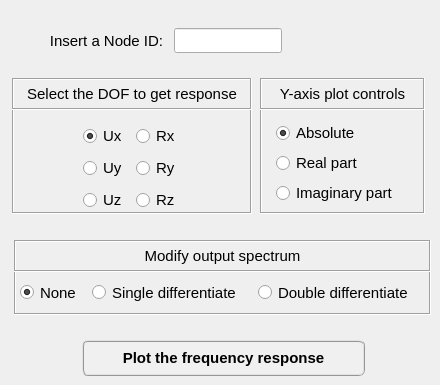
        <widget class="QWidget" name="tab_plot">
         <attribute name="title">
          <string>Plot</string>
         </attribute>
         <widget class="QPushButton" name="pushButton_plot_frequency_response">
          <property name="geometry">
           <rect>
            <x>82</x>
            <y>340</y>
            <width>283</width>
            <height>36</height>
           </rect>
          </property>
          <property name="minimumSize">
           <size>
            <width>283</width>
            <height>36</height>
           </size>
          </property>
          <property name="maximumSize">
           <size>
            <width>283</width>
            <height>36</height>
           </size>
          </property>
          <property name="font">
           <font>
            <family>MS Shell Dlg 2</family>
            <pointsize>11</pointsize>
            <weight>75</weight>
            <italic>false</italic>
            <bold>true</bold>
           </font>
          </property>
          <property name="styleSheet">
           <string notr="true">QPushButton{border-radius: 6px; border-color: rgb(150, 150, 150); border-style: ridge; border-width: 2px; color: rgb(0, 0, 0); background-color: rgb(240, 240, 240); font: 75 bold 11pt &quot;MS Shell Dlg 2&quot;}
QPushButton:hover{border-radius: 6px; border-color: rgb(0, 170, 255); border-style: ridge; border-width: 2px; color: rgb(0, 0, 0); background-color: rgba(174, 213, 255, 100); font: 75 bold 11pt &quot;MS Shell Dlg 2&quot;}
QPushButton:pressed{border-radius: 6px; border-color: rgb(0, 170, 255); border-style: ridge; border-width: 3px; color: rgb(0, 0, 0); background-color: rgb(174, 213, 255); font: 75 bold 11pt &quot;MS Shell Dlg 2&quot;}</string>
          </property>
          <property name="text">
           <string>Plot the frequency response</string>
          </property>
          <property name="flat">
           <bool>false</bool>
          </property>
         </widget>
         <widget class="QFrame" name="frame_4">
          <property name="geometry">
           <rect>
            <x>260</x>
            <y>78</y>
            <width>165</width>
            <height>136</height>
           </rect>
          </property>
          <property name="minimumSize">
           <size>
            <width>165</width>
            <height>136</height>
           </size>
          </property>
          <property name="maximumSize">
           <size>
            <width>165</width>
            <height>136</height>
           </size>
          </property>
          <property name="sizeIncrement">
           <size>
            <width>0</width>
            <height>110</height>
           </size>
          </property>
          <property name="frameShape">
           <enum>QFrame::Box</enum>
          </property>
          <property name="frameShadow">
           <enum>QFrame::Sunken</enum>
          </property>
          <widget class="QWidget" name="verticalLayoutWidget_10">
           <property name="geometry">
            <rect>
             <x>16</x>
             <y>42</y>
             <width>145</width>
             <height>87</height>
            </rect>
           </property>
           <layout class="QVBoxLayout" name="verticalLayout_10">
            <item>
             <widget class="QRadioButton" name="radioButton_plotAbs">
              <property name="minimumSize">
               <size>
                <width>140</width>
                <height>22</height>
               </size>
              </property>
              <property name="maximumSize">
               <size>
                <width>140</width>
                <height>22</height>
               </size>
              </property>
              <property name="font">
               <font>
                <family>MS Shell Dlg 2</family>
                <pointsize>11</pointsize>
                <weight>50</weight>
                <italic>false</italic>
                <bold>false</bold>
               </font>
              </property>
              <property name="text">
               <string>Absolute</string>
              </property>
              <property name="iconSize">
               <size>
                <width>30</width>
                <height>30</height>
               </size>
              </property>
              <property name="checked">
               <bool>true</bool>
              </property>
             </widget>
            </item>
            <item>
             <widget class="QRadioButton" name="radioButton_plotReal">
              <property name="minimumSize">
               <size>
                <width>140</width>
                <height>22</height>
               </size>
              </property>
              <property name="maximumSize">
               <size>
                <width>140</width>
                <height>22</height>
               </size>
              </property>
              <property name="font">
               <font>
                <family>MS Shell Dlg 2</family>
                <pointsize>11</pointsize>
                <weight>50</weight>
                <italic>false</italic>
                <bold>false</bold>
               </font>
              </property>
              <property name="text">
               <string>Real part</string>
              </property>
             </widget>
            </item>
            <item>
             <widget class="QRadioButton" name="radioButton_plotImag">
              <property name="minimumSize">
               <size>
                <width>140</width>
                <height>22</height>
               </size>
              </property>
              <property name="maximumSize">
               <size>
                <width>140</width>
                <height>22</height>
               </size>
              </property>
              <property name="font">
               <font>
                <family>MS Shell Dlg 2</family>
                <pointsize>11</pointsize>
                <weight>50</weight>
                <italic>false</italic>
                <bold>false</bold>
               </font>
              </property>
              <property name="text">
               <string>Imaginary part</string>
              </property>
             </widget>
            </item>
           </layout>
          </widget>
          <widget class="QLabel" name="label_8">
           <property name="enabled">
            <bool>true</bool>
           </property>
           <property name="geometry">
            <rect>
             <x>0</x>
             <y>0</y>
             <width>165</width>
             <height>32</height>
            </rect>
           </property>
           <property name="sizePolicy">
            <sizepolicy hsizetype="Preferred" vsizetype="Expanding">
             <horstretch>0</horstretch>
             <verstretch>0</verstretch>
            </sizepolicy>
           </property>
           <property name="minimumSize">
            <size>
             <width>165</width>
             <height>32</height>
            </size>
           </property>
           <property name="maximumSize">
            <size>
             <width>165</width>
             <height>32</height>
            </size>
           </property>
           <property name="font">
            <font>
             <family>MS Shell Dlg 2</family>
             <pointsize>11</pointsize>
             <weight>50</weight>
             <italic>false</italic>
             <bold>false</bold>
            </font>
           </property>
           <property name="frameShape">
            <enum>QFrame::Box</enum>
           </property>
           <property name="frameShadow">
            <enum>QFrame::Sunken</enum>
           </property>
           <property name="text">
            <string>Y-axis plot controls</string>
           </property>
           <property name="textFormat">
            <enum>Qt::AutoText</enum>
           </property>
           <property name="scaledContents">
            <bool>false</bool>
           </property>
           <property name="alignment">
            <set>Qt::AlignCenter</set>
           </property>
           <property name="wordWrap">
            <bool>false</bool>
           </property>
           <property name="indent">
            <number>0</number>
           </property>
          </widget>
         </widget>
         <widget class="QFrame" name="frame_5">
          <property name="geometry">
           <rect>
            <x>12</x>
            <y>78</y>
            <width>240</width>
            <height>136</height>
           </rect>
          </property>
          <property name="minimumSize">
           <size>
            <width>240</width>
            <height>136</height>
           </size>
          </property>
          <property name="maximumSize">
           <size>
            <width>240</width>
            <height>136</height>
           </size>
          </property>
          <property name="frameShape">
           <enum>QFrame::Box</enum>
          </property>
          <property name="frameShadow">
           <enum>QFrame::Sunken</enum>
          </property>
          <widget class="QLabel" name="label_3">
           <property name="enabled">
            <bool>true</bool>
           </property>
           <property name="geometry">
            <rect>
             <x>0</x>
             <y>0</y>
             <width>240</width>
             <height>32</height>
            </rect>
           </property>
           <property name="sizePolicy">
            <sizepolicy hsizetype="Preferred" vsizetype="Expanding">
             <horstretch>0</horstretch>
             <verstretch>0</verstretch>
            </sizepolicy>
           </property>
           <property name="minimumSize">
            <size>
             <width>240</width>
             <height>32</height>
            </size>
           </property>
           <property name="maximumSize">
            <size>
             <width>240</width>
             <height>32</height>
            </size>
           </property>
           <property name="font">
            <font>
             <family>MS Shell Dlg 2</family>
             <pointsize>11</pointsize>
             <weight>50</weight>
             <italic>false</italic>
             <bold>false</bold>
            </font>
           </property>
           <property name="frameShape">
            <enum>QFrame::Box</enum>
           </property>
           <property name="frameShadow">
            <enum>QFrame::Sunken</enum>
           </property>
           <property name="text">
            <string>Select the DOF to get response</string>
           </property>
           <property name="textFormat">
            <enum>Qt::AutoText</enum>
           </property>
           <property name="scaledContents">
            <bool>false</bool>
           </property>
           <property name="alignment">
            <set>Qt::AlignCenter</set>
           </property>
           <property name="wordWrap">
            <bool>false</bool>
           </property>
           <property name="indent">
            <number>0</number>
           </property>
          </widget>
          <widget class="QWidget" name="gridLayoutWidget">
           <property name="geometry">
            <rect>
             <x>64</x>
             <y>44</y>
             <width>109</width>
             <height>92</height>
            </rect>
           </property>
           <layout class="QGridLayout" name="gridLayout">
            <item row="2" column="0">
             <widget class="QRadioButton" name="radioButton_uz">
              <property name="maximumSize">
               <size>
                <width>40</width>
                <height>16777215</height>
               </size>
              </property>
              <property name="font">
               <font>
                <family>MS Shell Dlg 2</family>
                <pointsize>11</pointsize>
                <weight>50</weight>
                <italic>false</italic>
                <bold>false</bold>
               </font>
              </property>
              <property name="text">
               <string>Uz</string>
              </property>
              <property name="checked">
               <bool>false</bool>
              </property>
             </widget>
            </item>
            <item row="1" column="0">
             <widget class="QRadioButton" name="radioButton_uy">
              <property name="maximumSize">
               <size>
                <width>40</width>
                <height>16777215</height>
               </size>
              </property>
              <property name="font">
               <font>
                <family>MS Shell Dlg 2</family>
                <pointsize>11</pointsize>
                <weight>50</weight>
                <italic>false</italic>
                <bold>false</bold>
               </font>
              </property>
              <property name="text">
               <string>Uy</string>
              </property>
              <property name="checked">
               <bool>false</bool>
              </property>
             </widget>
            </item>
            <item row="0" column="0">
             <widget class="QRadioButton" name="radioButton_ux">
              <property name="maximumSize">
               <size>
                <width>40</width>
                <height>16777215</height>
               </size>
              </property>
              <property name="font">
               <font>
                <family>MS Shell Dlg 2</family>
                <pointsize>11</pointsize>
                <weight>50</weight>
                <italic>false</italic>
                <bold>false</bold>
               </font>
              </property>
              <property name="text">
               <string>Ux</string>
              </property>
              <property name="checked">
               <bool>true</bool>
              </property>
             </widget>
            </item>
            <item row="2" column="1">
             <widget class="QRadioButton" name="radioButton_rz">
              <property name="maximumSize">
               <size>
                <width>40</width>
                <height>16777215</height>
               </size>
              </property>
              <property name="font">
               <font>
                <family>MS Shell Dlg 2</family>
                <pointsize>11</pointsize>
                <weight>50</weight>
                <italic>false</italic>
                <bold>false</bold>
               </font>
              </property>
              <property name="text">
               <string>Rz</string>
              </property>
              <property name="checked">
               <bool>false</bool>
              </property>
             </widget>
            </item>
            <item row="1" column="1">
             <widget class="QRadioButton" name="radioButton_ry">
              <property name="maximumSize">
               <size>
                <width>40</width>
                <height>16777215</height>
               </size>
              </property>
              <property name="font">
               <font>
                <family>MS Shell Dlg 2</family>
                <pointsize>11</pointsize>
                <weight>50</weight>
                <italic>false</italic>
                <bold>false</bold>
               </font>
              </property>
              <property name="text">
               <string>Ry</string>
              </property>
              <property name="checked">
               <bool>false</bool>
              </property>
             </widget>
            </item>
            <item row="0" column="1">
             <widget class="QRadioButton" name="radioButton_rx">
              <property name="maximumSize">
               <size>
                <width>40</width>
                <height>16777215</height>
               </size>
              </property>
              <property name="font">
               <font>
                <family>MS Shell Dlg 2</family>
                <pointsize>11</pointsize>
                <weight>50</weight>
                <italic>false</italic>
                <bold>false</bold>
               </font>
              </property>
              <property name="text">
               <string>Rx</string>
              </property>
              <property name="checked">
               <bool>false</bool>
              </property>
             </widget>
            </item>
           </layout>
          </widget>
         </widget>
         <widget class="QLabel" name="label_10">
          <property name="geometry">
           <rect>
            <x>44</x>
            <y>28</y>
            <width>125</width>
            <height>25</height>
           </rect>
          </property>
          <property name="minimumSize">
           <size>
            <width>0</width>
            <height>25</height>
           </size>
          </property>
          <property name="maximumSize">
           <size>
            <width>16777215</width>
            <height>25</height>
           </size>
          </property>
          <property name="font">
           <font>
            <family>MS Shell Dlg 2</family>
            <pointsize>11</pointsize>
            <weight>50</weight>
            <italic>false</italic>
            <bold>false</bold>
           </font>
          </property>
          <property name="text">
           <string>Insert a Node ID:</string>
          </property>
          <property name="alignment">
           <set>Qt::AlignCenter</set>
          </property>
         </widget>
         <widget class="QLineEdit" name="lineEdit_nodeID">
          <property name="geometry">
           <rect>
            <x>174</x>
            <y>28</y>
            <width>108</width>
            <height>25</height>
           </rect>
          </property>
          <property name="minimumSize">
           <size>
            <width>108</width>
            <height>25</height>
           </size>
          </property>
          <property name="maximumSize">
           <size>
            <width>108</width>
            <height>25</height>
           </size>
          </property>
          <property name="font">
           <font>
            <family>Arial</family>
            <pointsize>11</pointsize>
            <weight>75</weight>
            <italic>true</italic>
            <bold>true</bold>
           </font>
          </property>
          <property name="styleSheet">
           <string notr="true">color: rgb(0, 0, 255);</string>
          </property>
          <property name="text">
           <string/>
          </property>
          <property name="alignment">
           <set>Qt::AlignCenter</set>
          </property>
         </widget>
         <widget class="QFrame" name="frame_3">
          <property name="geometry">
           <rect>
            <x>14</x>
            <y>240</y>
            <width>417</width>
            <height>75</height>
           </rect>
          </property>
          <property name="minimumSize">
           <size>
            <width>417</width>
            <height>0</height>
           </size>
          </property>
          <property name="maximumSize">
           <size>
            <width>417</width>
            <height>16777215</height>
           </size>
          </property>
          <property name="frameShape">
           <enum>QFrame::Box</enum>
          </property>
          <property name="frameShadow">
           <enum>QFrame::Sunken</enum>
          </property>
          <widget class="QRadioButton" name="radioButton_NoneDiff">
           <property name="geometry">
            <rect>
             <x>6</x>
             <y>40</y>
             <width>70</width>
             <height>25</height>
            </rect>
           </property>
           <property name="minimumSize">
            <size>
             <width>70</width>
             <height>25</height>
            </size>
           </property>
           <property name="maximumSize">
            <size>
             <width>70</width>
             <height>25</height>
            </size>
           </property>
           <property name="font">
            <font>
             <family>MS Shell Dlg 2</family>
             <pointsize>11</pointsize>
             <weight>50</weight>
             <italic>false</italic>
             <bold>false</bold>
            </font>
           </property>
           <property name="text">
            <string>None</string>
           </property>
           <property name="iconSize">
            <size>
             <width>30</width>
             <height>30</height>
            </size>
           </property>
           <property name="checked">
            <bool>true</bool>
           </property>
          </widget>
          <widget class="QRadioButton" name="radioButton_SingleDiff">
           <property name="geometry">
            <rect>
             <x>78</x>
             <y>40</y>
             <width>162</width>
             <height>25</height>
            </rect>
           </property>
           <property name="minimumSize">
            <size>
             <width>162</width>
             <height>25</height>
            </size>
           </property>
           <property name="maximumSize">
            <size>
             <width>162</width>
             <height>25</height>
            </size>
           </property>
           <property name="font">
            <font>
             <family>MS Shell Dlg 2</family>
             <pointsize>11</pointsize>
             <weight>50</weight>
             <italic>false</italic>
             <bold>false</bold>
            </font>
           </property>
           <property name="text">
            <string>Single differentiate</string>
           </property>
          </widget>
          <widget class="QRadioButton" name="radioButton_DoubleDiff">
           <property name="geometry">
            <rect>
             <x>244</x>
             <y>40</y>
             <width>162</width>
             <height>25</height>
            </rect>
           </property>
           <property name="minimumSize">
            <size>
             <width>162</width>
             <height>25</height>
            </size>
           </property>
           <property name="maximumSize">
            <size>
             <width>162</width>
             <height>25</height>
            </size>
           </property>
           <property name="font">
            <font>
             <family>MS Shell Dlg 2</family>
             <pointsize>11</pointsize>
             <weight>50</weight>
             <italic>false</italic>
             <bold>false</bold>
            </font>
           </property>
           <property name="text">
            <string>Double differentiate</string>
           </property>
          </widget>
          <widget class="QLabel" name="label_11">
           <property name="enabled">
            <bool>true</bool>
           </property>
           <property name="geometry">
            <rect>
             <x>0</x>
             <y>0</y>
             <width>417</width>
             <height>32</height>
            </rect>
           </property>
           <property name="sizePolicy">
            <sizepolicy hsizetype="Preferred" vsizetype="Expanding">
             <horstretch>0</horstretch>
             <verstretch>0</verstretch>
            </sizepolicy>
           </property>
           <property name="minimumSize">
            <size>
             <width>417</width>
             <height>32</height>
            </size>
           </property>
           <property name="maximumSize">
            <size>
             <width>417</width>
             <height>32</height>
            </size>
           </property>
           <property name="font">
            <font>
             <family>MS Shell Dlg 2</family>
             <pointsize>11</pointsize>
             <weight>50</weight>
             <italic>false</italic>
             <bold>false</bold>
            </font>
           </property>
           <property name="frameShape">
            <enum>QFrame::Box</enum>
           </property>
           <property name="frameShadow">
            <enum>QFrame::Sunken</enum>
           </property>
           <property name="text">
            <string>Modify output spectrum</string>
           </property>
           <property name="textFormat">
            <enum>Qt::AutoText</enum>
           </property>
           <property name="scaledContents">
            <bool>false</bool>
           </property>
           <property name="alignment">
            <set>Qt::AlignCenter</set>
           </property>
           <property name="wordWrap">
            <bool>false</bool>
           </property>
           <property name="indent">
            <number>0</number>
           </property>
          </widget>
         </widget>
        </widget>
